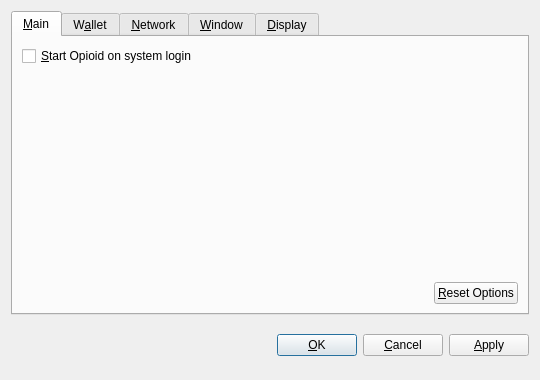
<?xml version="1.0" encoding="UTF-8"?>
<ui version="4.0">
 <class>OptionsDialog</class>
 <widget class="QDialog" name="OptionsDialog">
  <property name="geometry">
   <rect>
    <x>0</x>
    <y>0</y>
    <width>540</width>
    <height>380</height>
   </rect>
  </property>
  <property name="windowTitle">
   <string>Options</string>
  </property>
  <property name="modal">
   <bool>true</bool>
  </property>
  <layout class="QVBoxLayout" name="verticalLayout">
   <item>
    <widget class="QTabWidget" name="tabWidget">
     <property name="tabPosition">
      <enum>QTabWidget::North</enum>
     </property>
     <property name="currentIndex">
      <number>0</number>
     </property>
     <widget class="QWidget" name="tabMain">
      <attribute name="title">
       <string>&amp;Main</string>
      </attribute>
      <layout class="QVBoxLayout" name="verticalLayout_Main">
       <item>
        <widget class="QCheckBox" name="bitcoinAtStartup">
         <property name="toolTip">
          <string>Automatically start Opioid after logging in to the system.</string>
         </property>
         <property name="text">
          <string>&amp;Start Opioid on system login</string>
         </property>
        </widget>
       </item>
       <item>
        <spacer name="verticalSpacer_Main">
         <property name="orientation">
          <enum>Qt::Vertical</enum>
         </property>
         <property name="sizeHint" stdset="0">
          <size>
           <width>20</width>
           <height>40</height>
          </size>
         </property>
        </spacer>
       </item>
       <item>
        <layout class="QHBoxLayout" name="horizontalLayout_2_Main">
         <item>
          <spacer name="horizontalSpacer_2_Main">
           <property name="orientation">
            <enum>Qt::Horizontal</enum>
           </property>
           <property name="sizeHint" stdset="0">
            <size>
             <width>40</width>
             <height>20</height>
            </size>
           </property>
          </spacer>
         </item>
         <item>
          <widget class="QPushButton" name="resetButton">
           <property name="toolTip">
            <string>Reset all client options to default.</string>
           </property>
           <property name="text">
            <string>&amp;Reset Options</string>
           </property>
           <property name="autoDefault">
            <bool>false</bool>
           </property>
          </widget>
         </item>
        </layout>
       </item>
      </layout>
     </widget>
     <widget class="QWidget" name="tabWallet">
      <attribute name="title">
       <string>W&amp;allet</string>
      </attribute>
      <layout class="QVBoxLayout" name="verticalLayout_Network">
       <item>
        <widget class="QLabel" name="transactionFeeInfoLabel">
         <property name="text">
          <string>Optional transaction fee per kB that helps make sure your transactions are processed quickly. Most transactions are 1 kB.</string>
         </property>
         <property name="textFormat">
          <enum>Qt::PlainText</enum>
         </property>
         <property name="wordWrap">
          <bool>true</bool>
         </property>
        </widget>
       </item>
       <item>
        <layout class="QHBoxLayout" name="horizontalLayout_1_Main">
         <item>
          <widget class="QLabel" name="transactionFeeLabel">
           <property name="text">
            <string>Pay transaction &amp;fee</string>
           </property>
           <property name="textFormat">
            <enum>Qt::PlainText</enum>
           </property>
           <property name="buddy">
            <cstring>transactionFee</cstring>
           </property>
          </widget>
         </item>
         <item>
          <widget class="BitcoinAmountField" name="transactionFee"/>
         </item>
         <item>
          <spacer name="horizontalSpacer_1_Main">
           <property name="orientation">
            <enum>Qt::Horizontal</enum>
           </property>
           <property name="sizeHint" stdset="0">
            <size>
             <width>40</width>
             <height>20</height>
            </size>
           </property>
          </spacer>
         </item>
        </layout>
       </item>
       <item>
        <widget class="QLabel" name="label">
         <property name="text">
          <string>If you disable the spending of unconfirmed change, the change from a transaction cannot be used until that transaction has at least one confirmation. This also affects how your balance is computed.</string>
         </property>
         <property name="wordWrap">
          <bool>true</bool>
         </property>
        </widget>
       </item>
       <item>
        <widget class="QCheckBox" name="spendZeroConfChange">
         <property name="text">
          <string>Spend unconfirmed change  (experts only)</string>
         </property>
        </widget>
       </item>
       <item>
        <spacer name="verticalSpacer">
         <property name="orientation">
          <enum>Qt::Vertical</enum>
         </property>
         <property name="sizeHint" stdset="0">
          <size>
           <width>20</width>
           <height>40</height>
          </size>
         </property>
        </spacer>
       </item>
      </layout>
     </widget>
     <widget class="QWidget" name="tabNetwork">
      <attribute name="title">
       <string>&amp;Network</string>
      </attribute>
      <layout class="QVBoxLayout" name="verticalLayout_Network">
       <item>
        <widget class="QCheckBox" name="mapPortUpnp">
         <property name="toolTip">
          <string>Automatically open the Opioid client port on the router. This only works when your router supports UPnP and it is enabled.</string>
         </property>
         <property name="text">
          <string>Map port using &amp;UPnP</string>
         </property>
        </widget>
       </item>
       <item>
        <widget class="QCheckBox" name="connectSocks">
         <property name="toolTip">
          <string>Connect to the Opioid network through a SOCKS proxy (e.g. when connecting through Tor).</string>
         </property>
         <property name="text">
          <string>&amp;Connect through SOCKS proxy:</string>
         </property>
        </widget>
       </item>
       <item>
        <layout class="QHBoxLayout" name="horizontalLayout_Network">
         <item>
          <widget class="QLabel" name="proxyIpLabel">
           <property name="text">
            <string>Proxy &amp;IP:</string>
           </property>
           <property name="textFormat">
            <enum>Qt::PlainText</enum>
           </property>
           <property name="buddy">
            <cstring>proxyIp</cstring>
           </property>
          </widget>
         </item>
         <item>
          <widget class="QValidatedLineEdit" name="proxyIp">
           <property name="maximumSize">
            <size>
             <width>140</width>
             <height>16777215</height>
            </size>
           </property>
           <property name="toolTip">
            <string>IP address of the proxy (e.g. 127.0.0.1)</string>
           </property>
          </widget>
         </item>
         <item>
          <widget class="QLabel" name="proxyPortLabel">
           <property name="text">
            <string>&amp;Port:</string>
           </property>
           <property name="textFormat">
            <enum>Qt::PlainText</enum>
           </property>
           <property name="buddy">
            <cstring>proxyPort</cstring>
           </property>
          </widget>
         </item>
         <item>
          <widget class="QLineEdit" name="proxyPort">
           <property name="maximumSize">
            <size>
             <width>55</width>
             <height>16777215</height>
            </size>
           </property>
           <property name="toolTip">
            <string>Port of the proxy (e.g. 9050)</string>
           </property>
          </widget>
         </item>
         <item>
          <widget class="QLabel" name="socksVersionLabel">
           <property name="text">
            <string>SOCKS &amp;Version:</string>
           </property>
           <property name="textFormat">
            <enum>Qt::PlainText</enum>
           </property>
           <property name="buddy">
            <cstring>socksVersion</cstring>
           </property>
          </widget>
         </item>
         <item>
          <widget class="QValueComboBox" name="socksVersion">
           <property name="toolTip">
            <string>SOCKS version of the proxy (e.g. 5)</string>
           </property>
          </widget>
         </item>
         <item>
          <spacer name="horizontalSpacer_Network">
           <property name="orientation">
            <enum>Qt::Horizontal</enum>
           </property>
           <property name="sizeHint" stdset="0">
            <size>
             <width>40</width>
             <height>20</height>
            </size>
           </property>
          </spacer>
         </item>
        </layout>
       </item>
       <item>
        <spacer name="verticalSpacer_Network">
         <property name="orientation">
          <enum>Qt::Vertical</enum>
         </property>
         <property name="sizeHint" stdset="0">
          <size>
           <width>20</width>
           <height>40</height>
          </size>
         </property>
        </spacer>
       </item>
      </layout>
     </widget>
     <widget class="QWidget" name="tabWindow">
      <attribute name="title">
       <string>&amp;Window</string>
      </attribute>
      <layout class="QVBoxLayout" name="verticalLayout_Window">
       <item>
        <widget class="QCheckBox" name="minimizeToTray">
         <property name="toolTip">
          <string>Show only a tray icon after minimizing the window.</string>
         </property>
         <property name="text">
          <string>&amp;Minimize to the tray instead of the taskbar</string>
         </property>
        </widget>
       </item>
       <item>
        <widget class="QCheckBox" name="minimizeOnClose">
         <property name="toolTip">
          <string>Minimize instead of exit the application when the window is closed. When this option is enabled, the application will be closed only after selecting Quit in the menu.</string>
         </property>
         <property name="text">
          <string>M&amp;inimize on close</string>
         </property>
        </widget>
       </item>
       <item>
        <spacer name="verticalSpacer_Window">
         <property name="orientation">
          <enum>Qt::Vertical</enum>
         </property>
         <property name="sizeHint" stdset="0">
          <size>
           <width>20</width>
           <height>40</height>
          </size>
         </property>
        </spacer>
       </item>
      </layout>
     </widget>
     <widget class="QWidget" name="tabDisplay">
      <attribute name="title">
       <string>&amp;Display</string>
      </attribute>
      <layout class="QVBoxLayout" name="verticalLayout_Display">
       <item>
        <layout class="QHBoxLayout" name="horizontalLayout_1_Display">
         <item>
          <widget class="QLabel" name="langLabel">
           <property name="text">
            <string>User Interface &amp;language:</string>
           </property>
           <property name="textFormat">
            <enum>Qt::PlainText</enum>
           </property>
           <property name="buddy">
            <cstring>lang</cstring>
           </property>
          </widget>
         </item>
         <item>
          <widget class="QValueComboBox" name="lang">
           <property name="toolTip">
            <string>The user interface language can be set here. This setting will take effect after restarting Opioid.</string>
           </property>
          </widget>
         </item>
        </layout>
       </item>
       <item>
        <layout class="QHBoxLayout" name="horizontalLayout_2_Display">
         <item>
          <widget class="QLabel" name="unitLabel">
           <property name="text">
            <string>&amp;Unit to show amounts in:</string>
           </property>
           <property name="textFormat">
            <enum>Qt::PlainText</enum>
           </property>
           <property name="buddy">
            <cstring>unit</cstring>
           </property>
          </widget>
         </item>
         <item>
          <widget class="QValueComboBox" name="unit">
           <property name="toolTip">
            <string>Choose the default subdivision unit to show in the interface and when sending coins.</string>
           </property>
          </widget>
         </item>
        </layout>
       </item>
       <item>
        <widget class="QCheckBox" name="displayAddresses">
         <property name="toolTip">
          <string>Whether to show Opioid addresses in the transaction list or not.</string>
         </property>
         <property name="text">
          <string>&amp;Display addresses in transaction list</string>
         </property>
        </widget>
       </item>
       <item>
        <widget class="QCheckBox" name="coinControlFeatures">
         <property name="toolTip">
          <string>Whether to show coin control features or not.</string>
         </property>
         <property name="text">
          <string>Display coin &amp;control features (experts only!)</string>
         </property>
        </widget>
       </item>
       <item>
        <spacer name="verticalSpacer_Display">
         <property name="orientation">
          <enum>Qt::Vertical</enum>
         </property>
         <property name="sizeHint" stdset="0">
          <size>
           <width>20</width>
           <height>40</height>
          </size>
         </property>
        </spacer>
       </item>
      </layout>
     </widget>
    </widget>
   </item>
   <item>
    <layout class="QHBoxLayout" name="horizontalLayout_Buttons">
     <item>
      <spacer name="horizontalSpacer_1">
       <property name="orientation">
        <enum>Qt::Horizontal</enum>
       </property>
       <property name="sizeHint" stdset="0">
        <size>
         <width>40</width>
         <height>48</height>
        </size>
       </property>
      </spacer>
     </item>
     <item>
      <widget class="QLabel" name="statusLabel">
       <property name="font">
        <font>
         <weight>75</weight>
         <bold>true</bold>
        </font>
       </property>
       <property name="text">
        <string/>
       </property>
       <property name="textFormat">
        <enum>Qt::PlainText</enum>
       </property>
       <property name="wordWrap">
        <bool>true</bool>
       </property>
      </widget>
     </item>
     <item>
      <spacer name="horizontalSpacer_2">
       <property name="orientation">
        <enum>Qt::Horizontal</enum>
       </property>
       <property name="sizeHint" stdset="0">
        <size>
         <width>40</width>
         <height>48</height>
        </size>
       </property>
      </spacer>
     </item>
     <item>
      <widget class="QPushButton" name="okButton">
       <property name="text">
        <string>&amp;OK</string>
       </property>
      </widget>
     </item>
     <item>
      <widget class="QPushButton" name="cancelButton">
       <property name="text">
        <string>&amp;Cancel</string>
       </property>
       <property name="autoDefault">
        <bool>false</bool>
       </property>
      </widget>
     </item>
     <item>
      <widget class="QPushButton" name="applyButton">
       <property name="text">
        <string>&amp;Apply</string>
       </property>
       <property name="autoDefault">
        <bool>false</bool>
       </property>
      </widget>
     </item>
    </layout>
   </item>
  </layout>
 </widget>
 <customwidgets>
  <customwidget>
   <class>BitcoinAmountField</class>
   <extends>QSpinBox</extends>
   <header>bitcoinamountfield.h</header>
  </customwidget>
  <customwidget>
   <class>QValueComboBox</class>
   <extends>QComboBox</extends>
   <header>qvaluecombobox.h</header>
  </customwidget>
  <customwidget>
   <class>QValidatedLineEdit</class>
   <extends>QLineEdit</extends>
   <header>qvalidatedlineedit.h</header>
  </customwidget>
 </customwidgets>
 <resources/>
 <connections/>
</ui>
